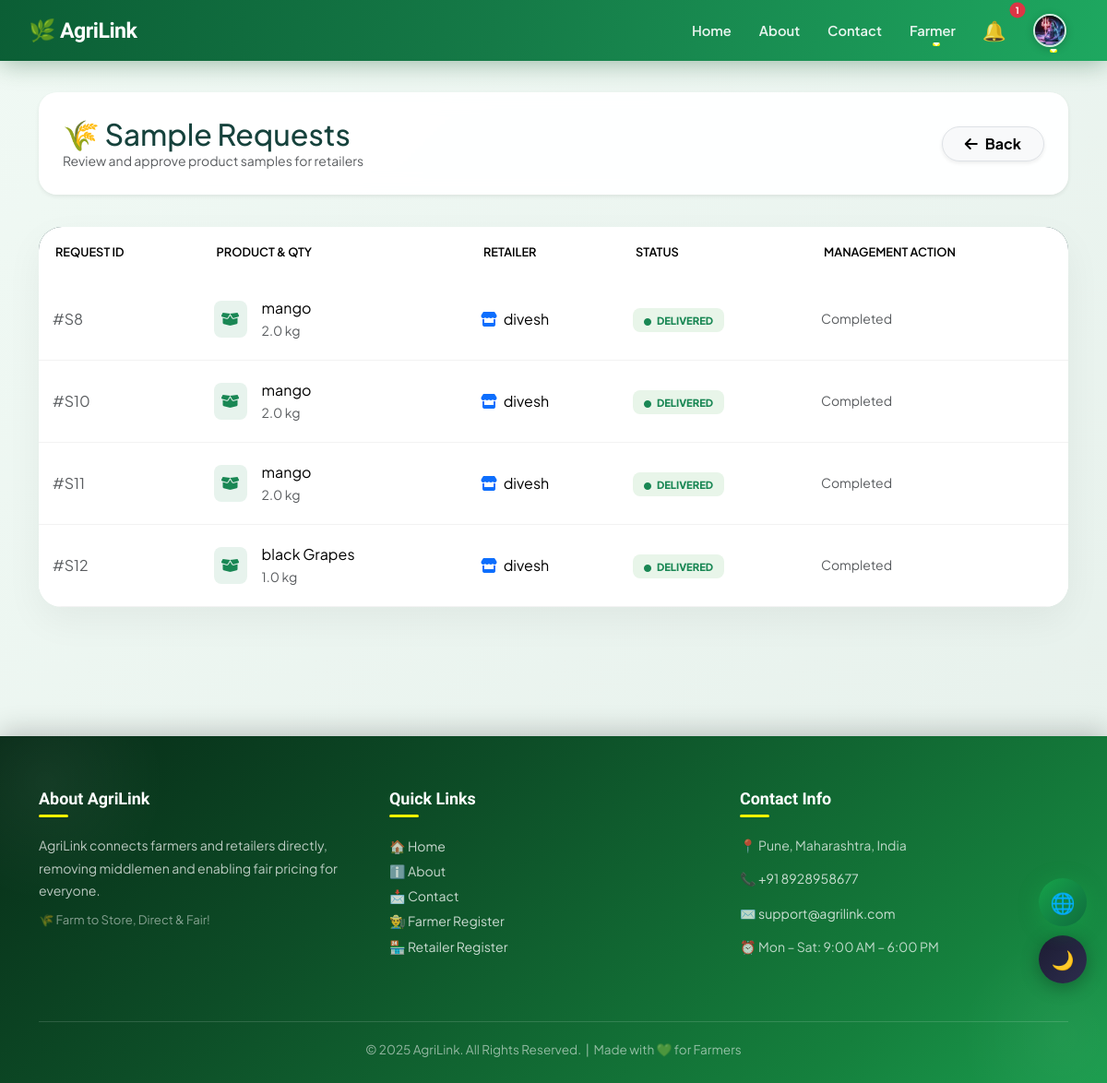
Page /farmer/samples/ (signed in) on the earlier database version.
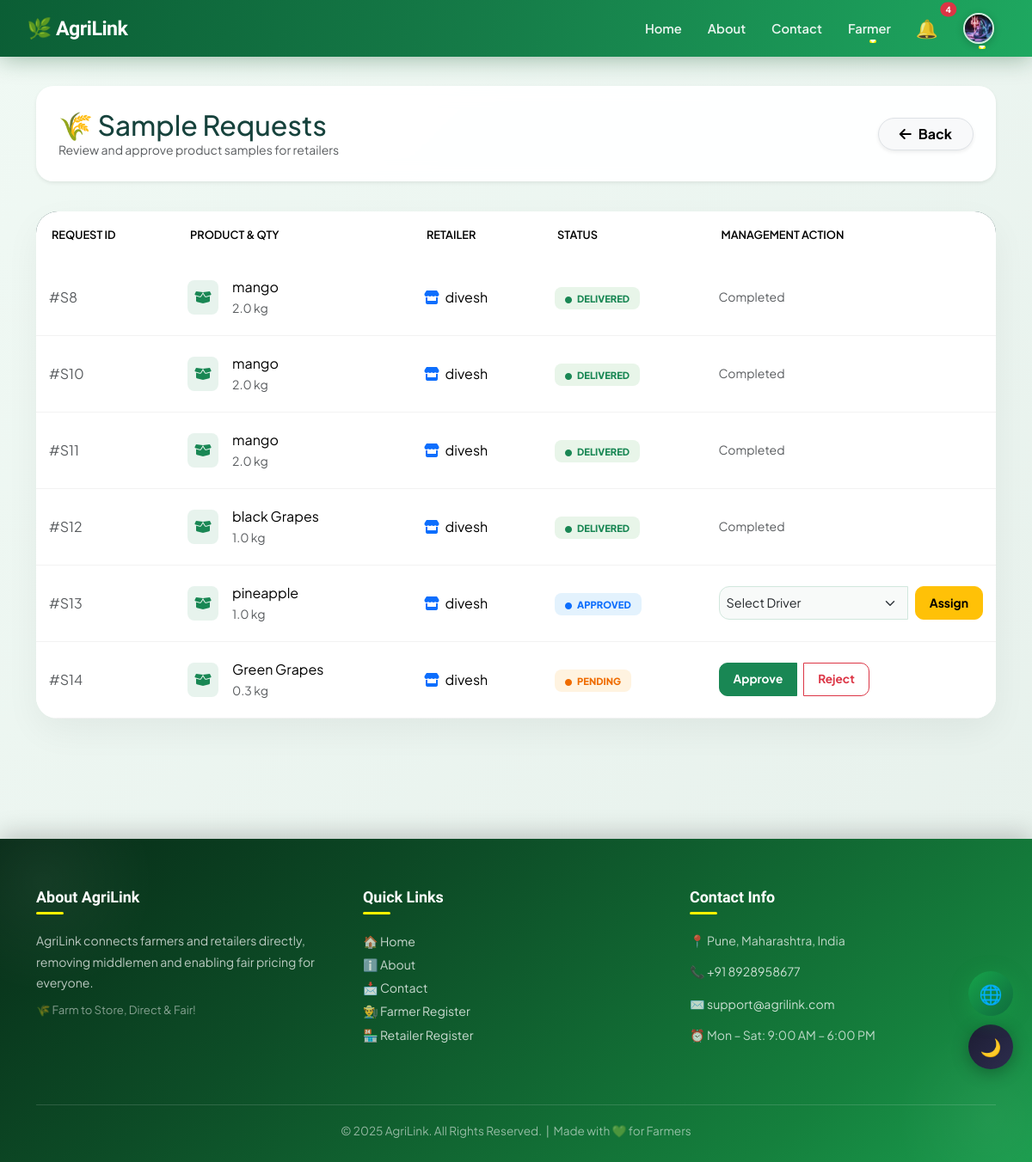
Same page on the later database version.
### projectapp/models.py (models this page shows, shortened)
class SampleRequest(models.Model):
    STATUS_CHOICES = [
        ('pending', 'Pending'),
        ('approved', 'Approved'),
        ('rejected', 'Rejected'),
        ('picked', 'Picked'),
        ('delivered', 'Delivered'),
        ('expired', 'Expired'),
    ]
    QUANTITY_CHOICES = [
        (1, '1 kg'),
        (2, '2 kg'),
        (5, '5 kg'),
    ]
    product = models.ForeignKey('Product', on_delete=models.CASCADE)
    farmer = models.ForeignKey('Farmer', on_delete=models.CASCADE)
    retailer = models.ForeignKey('Retailer', on_delete=models.CASCADE)
    driver = models.ForeignKey('Driver', on_delete=models.SET_NULL, null=True, blank=True)
    quantity = models.FloatField(default=2, choices=[(1.0,'1 kg'),(2.0,'2 kg'),(5.0,'5 kg')])
    status = models.CharField(max_length=20, choices=STATUS_CHOICES, default='pending')
    sample_charge = models.FloatField(default=50.0)
    charge_paid = models.BooleanField(default=False)
    charge_refunded = models.BooleanField(default=False)
    expiry_date = models.DateTimeField(null=True, blank=True)
    rating = models.IntegerField(null=True, blank=True)
    review = models.TextField(null=True, blank=True)
    created_at = models.DateTimeField(auto_now_add=True)
    delivered_at = models.DateTimeField(null=True, blank=True)

class Product(models.Model):
    product = models.CharField(max_length=100)
    description = models.TextField()
    created_at = models.DateTimeField(default=timezone.now)
    price = models.FloatField()
    latitude = models.FloatField(null=True, blank=True)
    longitude = models.FloatField(null=True, blank=True)
    quantity = models.IntegerField()
    location = models.CharField(max_length=50)
    image = models.ImageField(upload_to='product_images/', blank=True, null=True)
    farmer = models.ForeignKey('Farmer', on_delete=models.CASCADE, related_name='products')

class Retailer(models.Model):
    name = models.CharField(max_length=100)
    email = models.EmailField(unique=True)
    password = models.CharField(max_length=128)
    contact = models.CharField(max_length=15)
    address = models.TextField()
    city = models.CharField(max_length=50, blank=True, null=True)
    pincode = models.CharField(max_length=6, blank=True, null=True)
    gender = models.CharField(max_length=10)
    shop_number = models.CharField(max_length=50)
    gst_number = models.CharField(max_length=15)
    first_login = models.BooleanField(default=True)
    profile_image = models.ImageField(upload_to='profiles/', default='profiles/default.jpg')
    email_verified = models.BooleanField(default=False)
    email_otp = models.CharField(max_length=6, blank=True, null=True)
    latitude = models.FloatField(null=True, blank=True)   # 🆕
    longitude = models.FloatField(null=True, blank=True)  # 🆕

### projectapp/views.py (the view)
def farmer_sample_requests(request):
    if request.session.get("user_type") != "farmer":
        return redirect("farmer_login")
    farmer_id = request.session.get("id")
    if not farmer_id:
        return redirect("farmer_login")
    farmer = Farmer.objects.get(id=farmer_id)
    samples = SampleRequest.objects.filter(farmer=farmer)
    available_drivers = Driver.objects.all()
    print("DEBUG DRIVERS:", available_drivers)  # 👈 MUST PRINT
    return render(request, "farmer_sample_requests.html", {
        "samples": samples,
        "available_drivers": available_drivers
    })

### projectapp/context_processors.py (called while the page is built)
def navbar_notifications(request):
    user_type = request.session.get('user_type')
    name = request.session.get('name')
    notes = []
    if user_type == "farmer" and name:
        notes = Notification.objects.filter(receiver_farmer__name=name, is_read=False).order_by('-timestamp')
    elif user_type == "retailer" and name:
        notes = Notification.objects.filter(receiver_retailer__name=name, is_read=False).order_by('-timestamp')
    elif user_type == "driver" and name:
        notes = Notification.objects.filter(receiver_driver__name=name, is_read=False).order_by('-timestamp')
    return {'navbar_notes': notes, 'user_type': user_type}

### projectapp/models.py (called while the page is built)
    def __str__(self):
        return f"{self.name} ({self.vehicle_type})"

### projectapp/templates/farmer_sample_requests.html (shortened to what the changed rows need)
{% extends "master.html" %}
{% block body %}
<link rel="stylesheet" href="https://cdnjs.cloudflare.com/ajax/libs/font-awesome/6.4.0/css/all.min.css">
<div class="container main-content">
    <div class="page-header d-flex justify-content-between align-items-center shadow-sm">
        <div>
            <h2 class="fw-800 mb-0" style="color: var(--dark-green);">🌾 Sample Requests</h2>
        </div>
    </div>
    <div class="request-card">
        <div class="table-responsive">
            <table class="table table-hover mb-0">
                <thead>
                    <tr>
                        <th>Request ID</th>
                        <th>Product & Qty</th>
                        <th>Retailer</th>
                        <th>Status</th>
                        <th>Management Action</th>
                    </tr>
                </thead>
                <tbody>
                {% for s in samples %}
                    <tr>
                        <td data-label="ID">
                            <span class="fw-700 text-muted">#S{{ s.id }}</span>
                        </td>
                        <td data-label="Product">
                            <div class="d-flex align-items-center gap-3 justify-content-md-start justify-content-end">
                                <div class="bg-success bg-opacity-10 p-2 rounded-3">
                                    <i class="fas fa-box-open text-success"></i>
                                </div>
                                <div class="text-start">
                                    <p class="mb-0 fw-800">{{ s.product.product }}</p>
                                    <small class="text-muted">{{ s.quantity }} kg</small>
                                </div>
                            </div>
                        </td>
                        <td data-label="Retailer">
                            <span class="fw-700"><i class="fas fa-store me-1 text-primary"></i> {{ s.retailer.name }}</span>
                        </td>
                        <td data-label="Status">
                            <span class="badge-status status-{{ s.status }}">
                                <i class="fas fa-circle me-1" style="font-size:0.5rem"></i> {{ s.status|capfirst }}
                            </span>
                        </td>
                        <td data-label="Action">
                            <div class="d-flex flex-column gap-2 justify-content-md-start justify-content-end align-items-md-start align-items-end">
                            {% if s.status == "pending" %}
                                <div class="btn-group">
                                    <a href="{% url 'approve_sample' s.id %}" class="btn btn-success btn-sm btn-action me-2">Approve</a>
                                    <a href="{% url 'reject_sample' s.id %}" class="btn btn-outline-danger btn-sm btn-action">Reject</a>
                                </div>
                            {% elif s.status == "approved" %}
                                {% if not s.driver %}
                                    <form method="post" action="{% url 'assign_sample_driver' s.id %}" class="w-100">
                                        <div class="input-group">
                                            <select name="driver_id" class="form-select driver-select" required>
                                                <option value="">Select Driver</option>
                                            </select>
                                            <button class="btn btn-warning btn-sm fw-bold px-3 ms-2" style="border-radius:10px">Assign</button>
                                        </div>
                                    </form>
                                {% else %}
                                    <span class="text-success fw-bold small"><i class="fas fa-truck-fast me-1"></i> With {{ s.driver.name }}</span>
                                {% endif %}
                            {% else %}
                                <span class="text-muted italic small">Completed</span>
                            {% endif %}
                            </div>
                        </td>
                    </tr>
                {% endfor %}
                </tbody>
            </table>
        </div>
    </div>
</div>
{% endblock %}

Differences in the rows shown:
added SampleRequest: id "13", product.product "pineapple", quantity "1.0", retailer.name "divesh", status "APPROVED"
added SampleRequest: id "14", product.product "Green Grapes", quantity "0.3", retailer.name "divesh", status "PENDING", shows "Approve"
Other differences:
{{ navbar_notes|length }}: "1" → "4"
